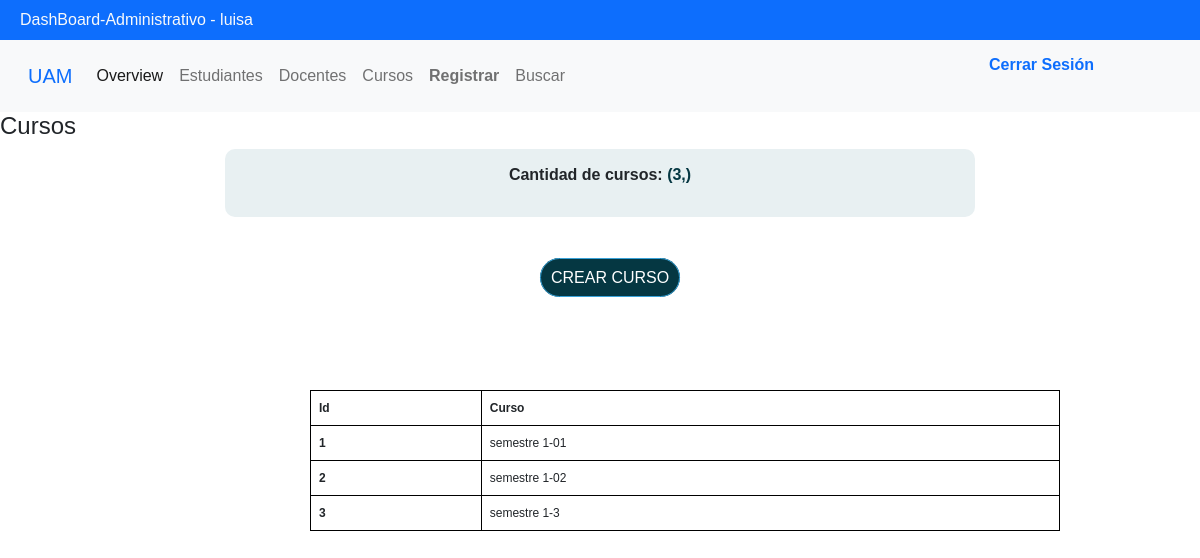
The app's page /DashBoard-Administrativo/cursos (signed in) with its own data.
### tables this page shows
CREATE TABLE Cursos (idCurso INTEGER PRIMARY KEY NOT NULL, descripcion TEXT (20) NOT NULL);

### app.py (the view)
@app.route('/DashBoard-Administrativo/cursos',methods=['GET','POST'])
def cursos():
    cantCur = usersControllers.cantCurso()
    curso = usersControllers.getCurso()
    data = {
        "cant": cantCur,
        "curso": curso
    }
    return render_template('cursos.html',cursos=data)

### db.py (called while the page is built)
def get_db():
    try:
        g.db = sqlite3.connect("baseDeDatos.db")
        return g.db
    except Error:
        print(Error)

### usersControllers.py (called while the page is built)
def getCurso():
    connect = get_db()
    cursor = connect.cursor()
    sql = " SELECT idCurso,descripcion FROM Cursos"
    cursor.execute(sql)
    cursos = cursor.fetchall()
    return cursos

def cantCurso():
    connect = get_db()
    cursor = connect.cursor()
    sql = " SELECT COUNT(*) FROM Cursos; "
    cursor.execute(sql)
    cursos = cursor.fetchone()
    return cursos

### templates/cursos.html
{% extends "base.html" %}
{% block contenido %}
<head>
    <link rel="stylesheet" href="{{  url_for('static',  filename='css/styleTabs.css')  }}">
</head>
<header>
    <h4>Cursos</h4>
</header>
    <div id='contador'>
    <p>
        <b>    Cantidad de cursos: <span style="color:#053742">{{ cursos["cant"] }}</span> </b><br>
    </p>
    </div>
    <br>
    <br>
    <a class="boton" href="/DashBoard-Administrativo/cursos/crearCurso" target="">Crear curso</a>
    <table class="table table-bordered">
        <thead>
          <tr>
            <th scope="col">Id</th>
            <th scope="col">Curso</th>
          </tr>
        </thead>
        <tbody>
          {% for curso in cursos.curso %}
            <tr>
              <th scope="row">{{ curso[0] }}</th>
              <td scope="row">{{ curso[1] }}</td>
            </tr>
          {% endfor %}
        </tbody>
      </table>
    {% endblock %}

### static/css/styleBase.css (style rules this page uses)
* { margin: 0; padding: 0; text-decoration: none; font-family: Verdana, Geneva, Tahoma, sans-serif; }
body { overflow: auto; }

### static/css/styleTabs.css (style rules this page uses)
* { margin: 0; padding: 0; -webkit-box-sizing: border-box; -moz-box-sizing: border-box; box-sizing: border-box; font-family: verdana, arial, helvetica; }
#contador { width: 750px; text-align: center; background-color:#E8F0F2; padding: 14px ; border-radius:10px; margin:auto; display: block ; }
.boton { margin-left: 45%; border: 1px solid #39A2D8; padding: 10px; background-color: #053742; color: #ffffff; text-decoration: none; text-transform: uppercase; border-radius: 50px; }
.table { margin-top:100px; margin-left: 310px; width: 750px; border: 1px solid black; display:table; font-size: 12px; padding: 46px; }

### records on screen
Cursos: idCurso "1", descripcion "semestre 1-01"
Cursos: idCurso "2", descripcion "semestre 1-02"
Cursos: idCurso "3", descripcion "semestre 1-3"

### other values on screen
{{ session.nombre }} "luisa"
{{ cursos["cant"] }} "(3,)"
